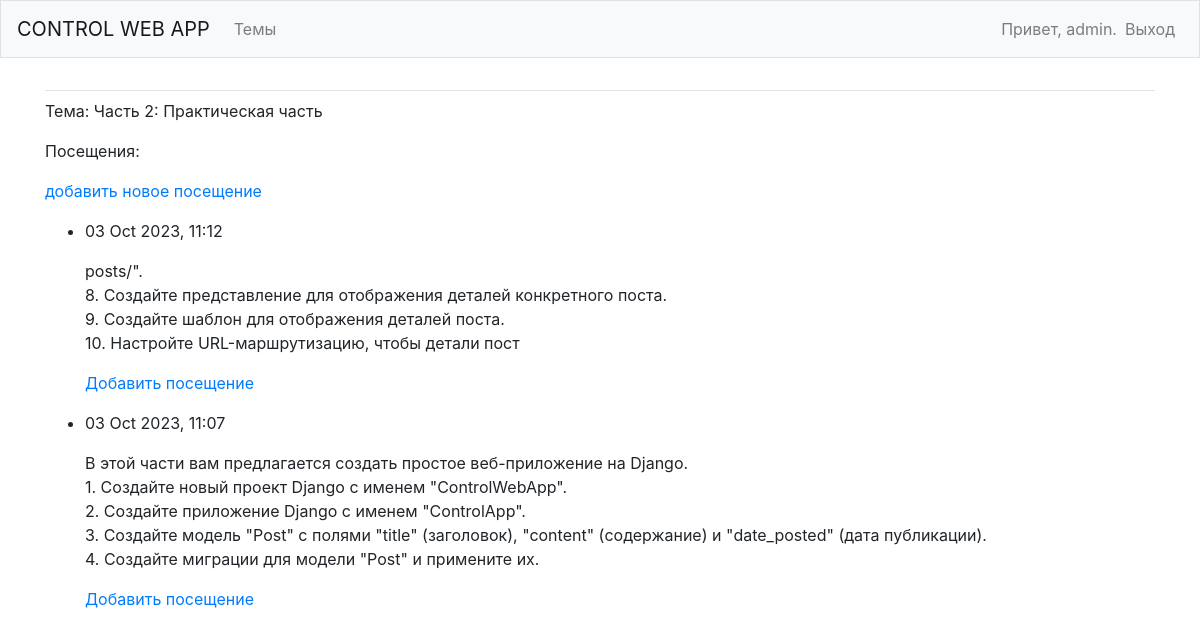
The page /topics/2/ (signed in) on the database its author committed.
### ControlApp/models.py (models this page shows, shortened)
class Post(models.Model):
    text = models.CharField(max_length=200)
    date_added = models.DateTimeField(auto_now_add=True)
    owner = models.ForeignKey(User, on_delete=models.CASCADE)
    def __str__(self):
        return self.text

class Entry(models.Model):
    topic = models.ForeignKey(Post, on_delete=models.CASCADE)
    text = models.TextField()
    date_added = models.DateTimeField(auto_now_add=True)
    class Meta:
        verbose_name_plural = 'entries'

### ControlApp/views.py (the view)
# urls.py: path('topics/<int:topic_id>/', views.topic, name='topic'),
@login_required
def topic(request, topic_id):
    topic = Post.objects.get(id=topic_id)
    if topic.owner != request.user:
        raise Http404
    entries = topic.entry_set.order_by('-date_added')
    context = {'topic': topic, 'entries': entries}
    return render(request, 'ControlApp/topic.html', context)

### ControlApp/templates/ControlApp/topic.html
{% extends 'ControlApp/base.html' %}
{% block content %}
  <p>Тема: {{ topic }}</p>
  <p>Посещения:</p>
  <p>
    <a href="{% url 'ControlApp:new_entry' topic.id %}">добавить новое посещение</a>
  </p>
  <ul>
  {% for entry in entries %}
    <li>
      <p>{{ entry.date_added|date:'d M Y, H:i' }}</p>
      <p>{{ entry.text|linebreaks }}</p>
      <p>
        <a href="{% url 'ControlApp:edit_entry' entry.id %}">Добавить посещение</a>
      </p>
    </li>
  {% empty %}
    <li>Здесь пока никого не было...</li>
  {% endfor %}
  </ul>
{% endblock content %}

### ControlApp/templates/ControlApp/base.html (shortened to what this page needs)
{% load bootstrap4 %}
<!doctype html>
<html lang="en">
 <head>
   {% bootstrap_css %}
</head>
<body>
    <nav class="navbar navbar-expand-md navbar-light bg-light mb-4 border">
      <a class="navbar-brand" href="{% url 'ControlApp:index'%}">CONTROL WEB APP</a>
        <div class="collapse navbar-collapse" id="navbarCollapse">
            <ul class="navbar-nav mr-auto">
                <li class="nav-item">
                    <a class="nav-link" href="{% url 'ControlApp:topics'%}">Темы</a>
                </li>
            </ul>
            <ul class="navbar-nav ml-auto">
                {% if user.is_authenticated %}
                <li class="nav-item">
                    <span class="navbar-text">Привет, {{ user.username }}.</span>
                </li>
                <li class="nav-item">
                    <a class="nav-link" href="{% url 'ControlAppUsers:logout' %}">Выход</a>
                </li>
                {% endif %}
            </ul>
            </div>
              </nav>
              <main role="main" class="container">
                <div class="pb-2 mb-2 border-bottom">
                </div>
                <div>
                    {% block content %}{% endblock content %}
                </div>
            </main>
</body>
</html>

### rows shown on the page
Post: text "Часть 2: Практическая часть"
Entry: date_added "03 Oct 2023, 11:12", text "posts/\". 8. Создайте представление для отображения деталей конкретного поста. 9. Создайте шаблон для отображения деталей поста. 10. Настройте URL-маршрутизацию, чтобы детали пост"
Entry: date_added "03 Oct 2023, 11:07", text "В этой части вам предлагается создать простое веб-приложение на Django. 1. Создайте новый проект Django с именем \"ControlWebApp\". 2. Создайте приложение Django с именем \"ControlApp\". 3. Создайте модель \"Post\" с полями \"title\" (заголовок), \"content\" (содержание) и \"date_posted\" (дата публикации). 4. Создайте миграции для модели \"Post\" и примените их."

### other values the page prints
{{ user.username }} "admin"
